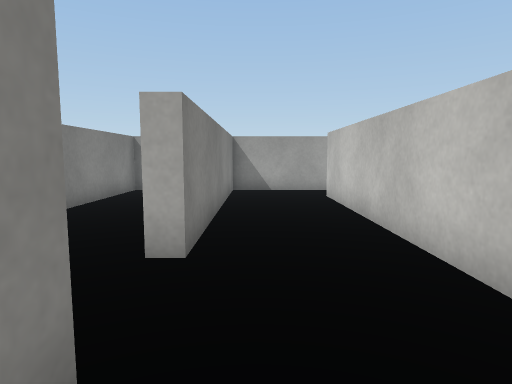
view 1 (above)

16 first-person views from a walk through a 3-D level made in the Unity game engine. The camera is 0.62 m above the floor, tilts 6° down and sees 75° across. The floor is counted in squares, 0.5 m on a side. Each view is taken from the middle of a square. On the plan, view 1 faces up. The plan holds only what a view shows up to about 14 squares ahead; the rest is blank. The player character is not drawn. Surface patterns are stand-ins for the level's own textures.

view 2
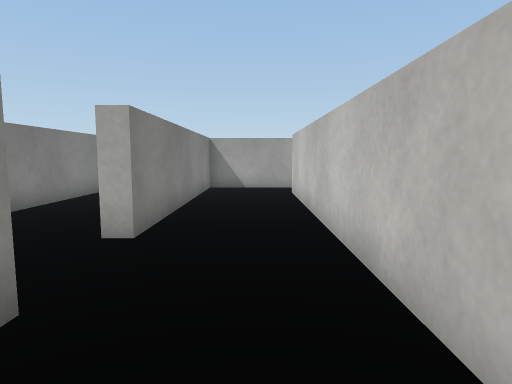

view 3
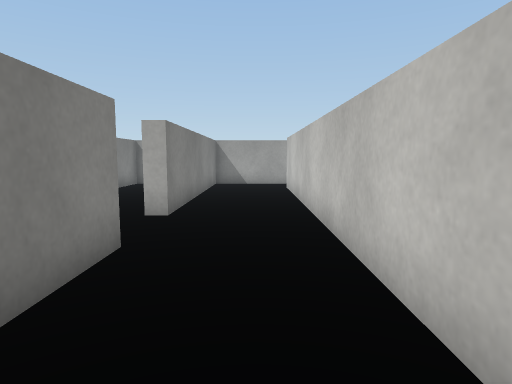

view 4
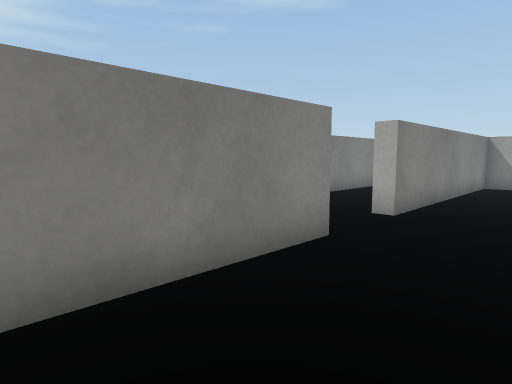

view 5
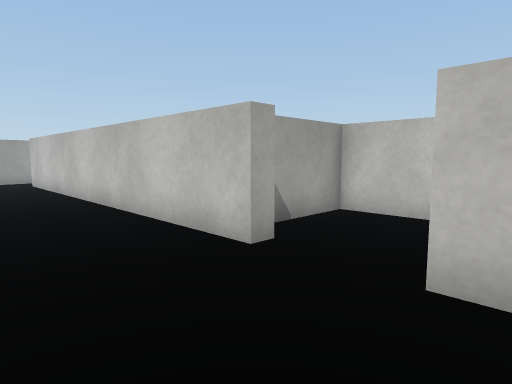

view 6
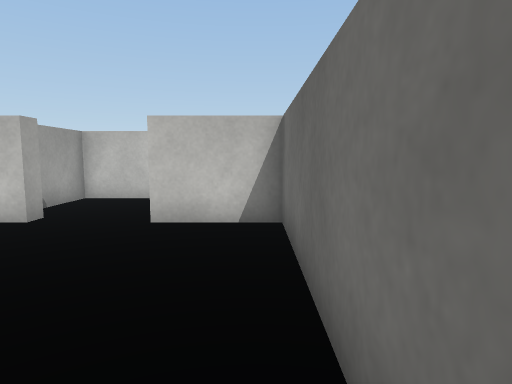

view 7
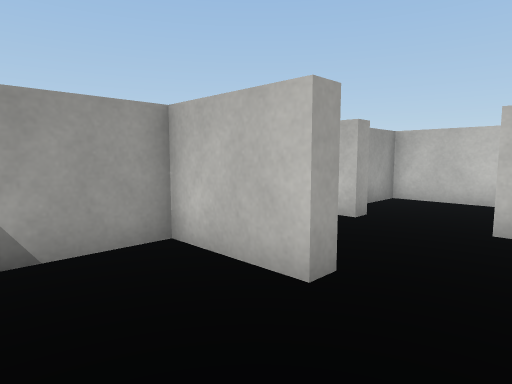

view 8
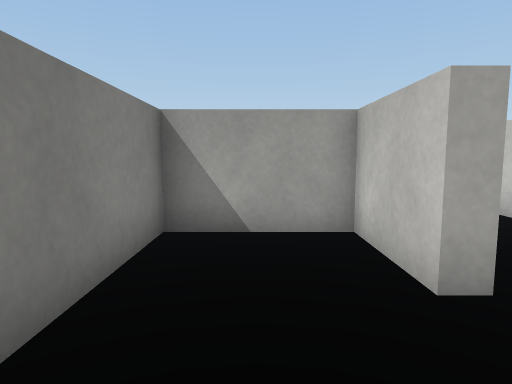

view 9
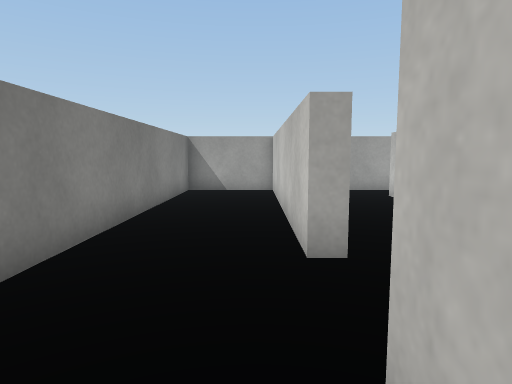

view 10
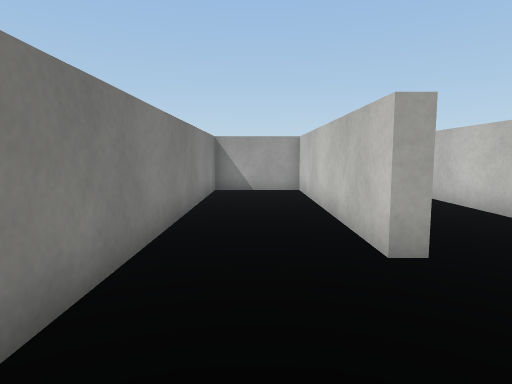

view 11
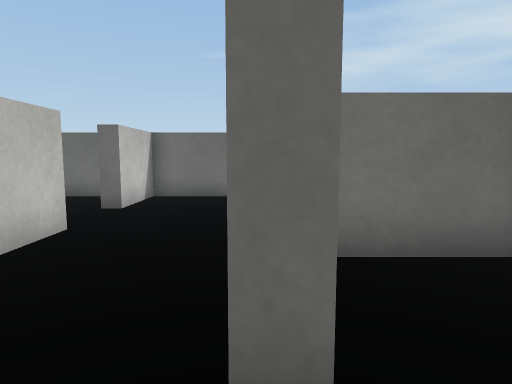

view 12
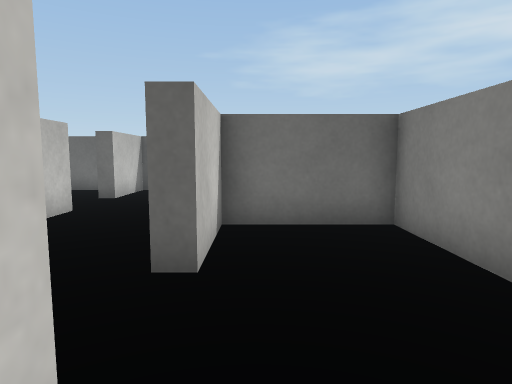

view 13
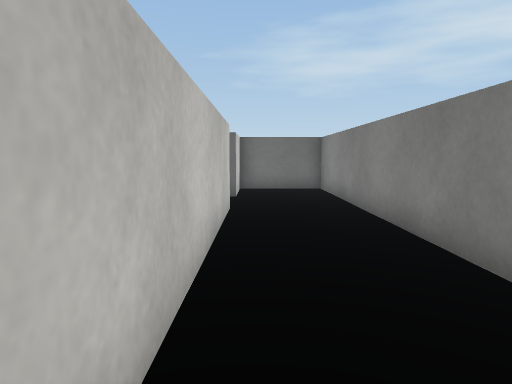

view 14
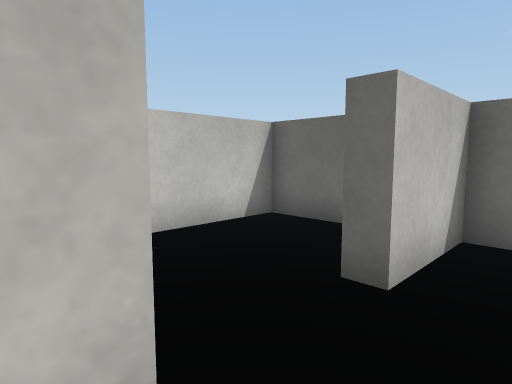

view 15
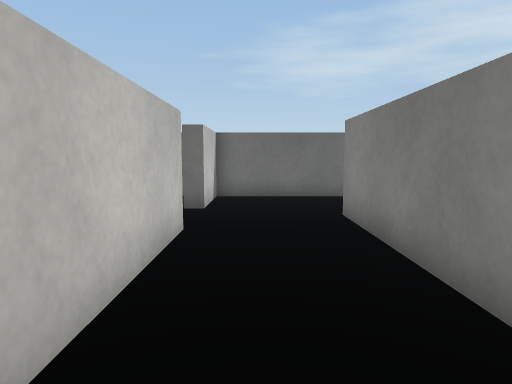

view 16
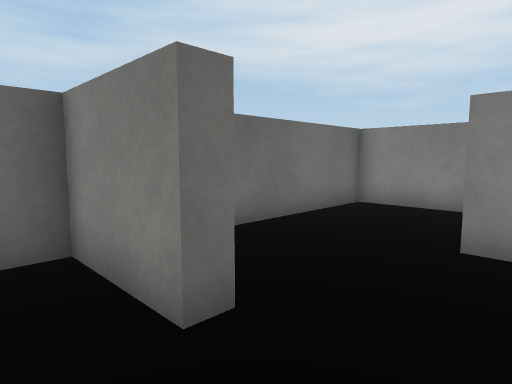

### Floor plan
Points are (right, up) in squares from view 1. A wall is a line through its corners. A room is listed if a view was taken in it or the views show most of it. See-through windows are left out.
Room 1 (views 1, 2, 3, 9, 10, 11, 12, 13, 14, 15)
walls: (1.6, 12.5) (-0.9, 12.5) (-0.9, 4) (-1.4, 4) (-1.4, 12.5) (-4.5, 12.5) (-4.5, -1) (-1.4, -1) (-1.4, 1.5) (-0.9, 1.5) (-0.9, -4.1); (2.3, -2.7) (2.3, 10.6)
ways out: opening at (2.5, -3.5) to room 2; opening at (0.5, -4.5) to room 3; opening at (2.5, 11.5)
Room 2 (views 4, 16)
walls: (2.3, -5) (2.7, -5) (2.7, -7.5) (6, -7.5) (6, -1.8) (3.6, -1.8); (2.9, -2.7) (2.3, -2.7)
ways out: opening at (2.5, -3.5) to room 1
Room 3 (views 5, 6, 7, 8)
walls: (-0.9, -4.1) (-1.4, -4.1) (-1.4, -1.6) (-4.5, -1.6) (-4.5, -7.5) (2.3, -7.5) (2.3, -5)
ways out: opening at (0.5, -4.5) to room 1

Positions as (right, up) in squares from view 1, and headings:
1: (0, 0), facing up
2: (1, -1), facing up
3: (1, -3), facing up
4: (2, -3), facing up-left
5: (-1, -6), facing up-right
6: (-4, -7), facing right
7: (-4, -6), facing up-right
8: (-3, -7), facing up
9: (-2, 0), facing up
10: (-3, 0), facing up
11: (-1, 3), facing down
12: (-2, 5), facing down
13: (-2, 12), facing down
14: (1, -2), facing down-right
15: (1, 3), facing down
16: (4, -3), facing down-left
